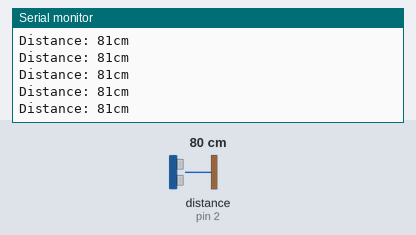
The sketch below on a simulated Arduino Uno, built with avr-gcc and run on an emulated ATmega328P. On the bench: the last lines printed to the serial monitor. The inputs (shaded band) are chosen by the test bench; at power-on: distance to the obstacle (sensor on pin 2) 80 cm. The echo pulse lasts 58.3 µs per cm.

Above: at 1.2 s.
1.3 s: distance to the obstacle (sensor on pin 2) set to 2 cm
At 1.34 s:
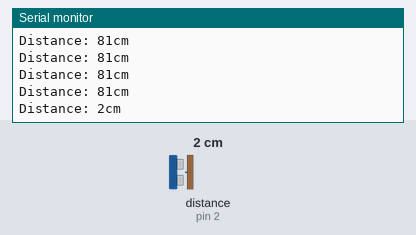
2.8 s: distance to the obstacle (sensor on pin 2) set to 60 cm
At 2.87 s:
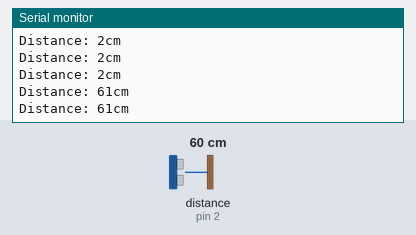
Timing chart, 0 to 5.8 s (numbered marks = the images above; inputs shaded):
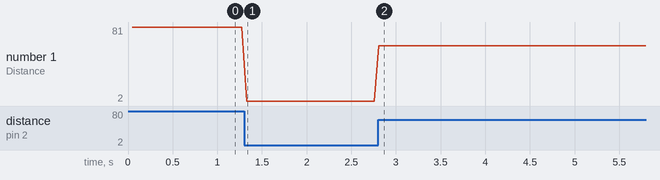

The sketch:

component_nodemcu_hc-sr04.ino
```cpp
/*
 * Author: Kaylani Bochie
 *
 * Measures the distance between the sensor and an object. That's it.
 *
 * Note: timers don't work well with non-avr microcontrollers
 *
 */


#define SERIAL_BAUD_RATE                          115200

// Directives for the NodeMCU board
#define D0                                        16
#define D1                                        5
#define D2                                        4
#define D3                                        0
#define D4                                        2
#define D5                                        14
#define D6                                        12
#define D7                                        13
#define D8                                        15
#define D9                                        3
#define D10                                       1
#define BUILT_IN_LED                              D4


// Directives for the HC-SR04
#include <NewPing.h>
#define TRIGGER_PIN                               D3
#define ECHO_PIN                                  D4
#define MAXIMUM_DISTANCE                          400

// Global variables for the HC-SR04
NewPing mySonar (TRIGGER_PIN, ECHO_PIN, MAXIMUM_DISTANCE);

void setup ()
{
  Serial.begin (SERIAL_BAUD_RATE);
}

void loop ()
{
  delay (50); // at least 29ms between pings
  Serial.print ("Distance: ");
  Serial.print (mySonar.ping_cm ());
  Serial.println ("cm");
}
```

Measured:
- after the input at 1.3 s, the serial monitor: prints a new line at once (image 1)
- after the input at 2.8 s, the serial monitor: prints a new line at once (image 2)
- plotted number 1: 81 → 2 after the input at 1.3 s, 2 → 61 after the input at 2.8 s
